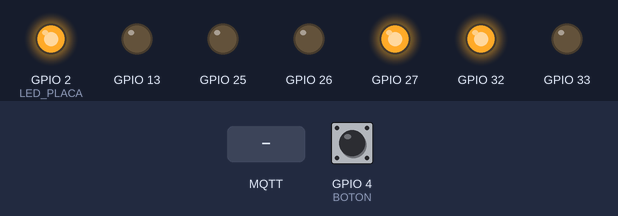
The sketch below on a simulated ESP32. On the bench: output pins drawn as LEDs (lit = HIGH). The inputs (shaded band) are chosen by the test bench; at power-on: GPIO 4 (BOTON) HIGH. WiFi joins after 1.5 s; servers stay silent unless stated; no MQTT or app messages arrive unless stated; what the sketch prints to the serial monitor is not drawn.

Above: at 3.8 s.
3.9 s: MQTT message "cerco" arrives on the first subscribed topic
At 5.1 s:
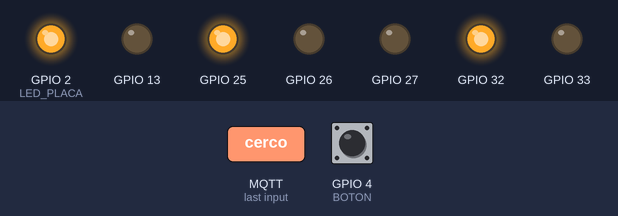
5.4 s: MQTT message "prioridad_b" arrives on the first subscribed topic
At 11.2 s:
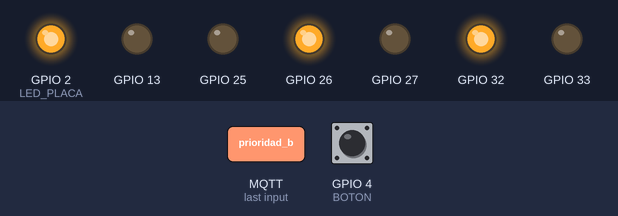
11.5 s: MQTT message "corredor" arrives on the first subscribed topic
At 12.1 s:
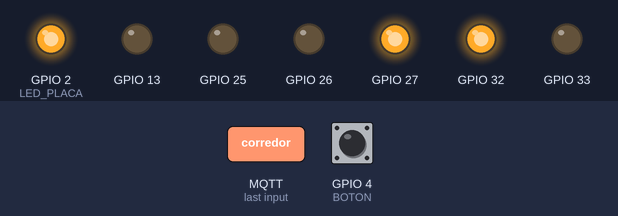
Timing chart, 0 to 14.0 s (numbered marks = the images above; inputs shaded):
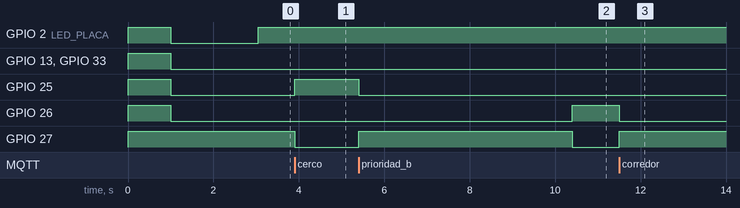

Measured:
- after the input at 3.9 s, GPIO 25: LOW → HIGH at once; GPIO 27: HIGH → LOW at once
- after the input at 5.4 s, GPIO 25: HIGH → LOW at once; GPIO 26: LOW → HIGH after 5.0 s; GPIO 27: LOW → HIGH at once, → LOW 5.0 s later
- after the input at 11.5 s, GPIO 13: stays LOW (without the input it goes to HIGH after 1.9 s); GPIO 25: stays LOW (without the input it goes to HIGH after 0.90 s); GPIO 26: HIGH → LOW after 0.00 s instead of 0.90 s; GPIO 27: LOW → HIGH at once; GPIO 32: stays HIGH (without the input it goes to LOW after 1.9 s)

The sketch:

esp32_cruce.ino
```cpp
// ============================================================
// SMA Movilidad y Seguridad CTG - Maqueta física (tareas 2.3 y 2.4)
// ESP32 DevKit V1: 1 cruce con 2 semáforos + botón de accidente
//
// Semáforo A = vía principal  |  Semáforo B = vía secundaria
// Modos (los ordena el Agente Semafórico por MQTT en sma/semaforo/cruce1):
//   "normal"   -> ciclo automático A/B
//   "corredor" -> corredor de emergencia: A en verde fijo, B en rojo
//   "cerco"    -> cerco de persecución: ambos en rojo
//   "prioridad_a" / "prioridad_b" -> desvío: verde largo (20 s) para A o para B
//   "peatonal" -> aglomeración: todo rojo de 8 s en cada cambio para que crucen los peatones
//   (por compatibilidad: "verde" = corredor, "rojo" = normal)
// Botón: publica "accidente" en sma/eventos/cruce1
// Estado: publica JSON en sma/estado/cruce1 cada vez que cambia una luz
// Librería: PubSubClient (de Nick O'Leary)
// ============================================================

#include <WiFi.h>
#include <PubSubClient.h>

// ---- CAMBIA ESTOS 3 DATOS ----
const char* WIFI_NOMBRE = "Familia Caraballo";
const char* WIFI_CLAVE  = "743125662";
const char* IP_BROKER   = "192.168.1.7";
// ------------------------------

const int   PUERTO_MQTT   = 1883;
const char* TEMA_ORDENES  = "sma/semaforo/cruce1";
const char* TEMA_EVENTOS  = "sma/eventos/cruce1";
const char* TEMA_ESTADO   = "sma/estado/cruce1";

// ---- Pines (ver tabla de conexiones) ----
const int A_ROJO = 25, A_AMARILLO = 26, A_VERDE = 27;   // Semáforo A (principal)
const int B_ROJO = 32, B_AMARILLO = 33, B_VERDE = 13;   // Semáforo B (secundaria)
const int BOTON  = 4;                                   // pulsador a GND
const int LED_PLACA = 2;                                // azul: encendido = conectado a MQTT

// ---- Tiempos del ciclo normal (milisegundos) ----
const unsigned long T_VERDE_A = 8000, T_VERDE_B = 6000;
const unsigned long T_AMARILLO = 2000, T_TODO_ROJO = 1000;

enum Luz { ROJO, AMARILLO, VERDE };
enum Modo { NORMAL, CORREDOR, CERCO, PRIORIDAD_A, PRIORIDAD_B, PEATONAL };

// Fases del ciclo normal: {luz A, luz B, duración}
struct Fase { Luz a; Luz b; unsigned long ms; };
const Fase CICLO[] = {
  {VERDE,    ROJO,     T_VERDE_A},
  {AMARILLO, ROJO,     T_AMARILLO},
  {ROJO,     ROJO,     T_TODO_ROJO},
  {ROJO,     VERDE,    T_VERDE_B},
  {ROJO,     AMARILLO, T_AMARILLO},
  {ROJO,     ROJO,     T_TODO_ROJO},
};
const int N_FASES = sizeof(CICLO) / sizeof(CICLO[0]);
// Planes de desvío (mismas 6 fases, otros tiempos)
const unsigned long MS_PRIORIDAD_A[] = {20000, 2000, 1000, 5000, 2000, 1000};
const unsigned long MS_PRIORIDAD_B[] = {5000, 2000, 1000, 20000, 2000, 1000};
const unsigned long MS_PEATONAL[]    = {8000, 2000, 8000, 6000, 2000, 8000};

unsigned long duracionFase(int f);

WiFiClient wifi;
PubSubClient mqtt(wifi);

Modo modo = NORMAL;
int fase = 0;
unsigned long inicioFase = 0;
Luz luzA = ROJO, luzB = ROJO;
bool primeraVez = true;

// Botón con antirrebote
bool ultimoBoton = HIGH;
unsigned long ultimoCambioBoton = 0;
unsigned long ultimoAccidente = 0;

const char* nombreLuz(Luz l)  { return l == VERDE ? "verde" : (l == AMARILLO ? "amarillo" : "rojo"); }
const char* nombreModo(Modo m) {
  switch (m) {
    case CORREDOR: return "corredor";
    case CERCO: return "cerco";
    case PRIORIDAD_A: return "prioridad_a";
    case PRIORIDAD_B: return "prioridad_b";
    case PEATONAL: return "peatonal";
    default: return "normal";
  }
}

unsigned long duracionFase(int f) {
  if (modo == PRIORIDAD_A) return MS_PRIORIDAD_A[f];
  if (modo == PRIORIDAD_B) return MS_PRIORIDAD_B[f];
  if (modo == PEATONAL)    return MS_PEATONAL[f];
  return CICLO[f].ms;
}

void encender(int r, int a, int v, Luz l) {
  digitalWrite(r, l == ROJO);
  digitalWrite(a, l == AMARILLO);
  digitalWrite(v, l == VERDE);
}

void publicarEstado() {
  char json[96];
  snprintf(json, sizeof(json), "{\"modo\":\"%s\",\"A\":\"%s\",\"B\":\"%s\"}",
           nombreModo(modo), nombreLuz(luzA), nombreLuz(luzB));
  if (mqtt.connected()) mqtt.publish(TEMA_ESTADO, json, true);   // retenido: el panel ve el último estado
  Serial.println(json);
}

void ponerLuces(Luz a, Luz b) {
  if (a == luzA && b == luzB && !primeraVez) return;
  primeraVez = false;
  luzA = a; luzB = b;
  encender(A_ROJO, A_AMARILLO, A_VERDE, a);
  encender(B_ROJO, B_AMARILLO, B_VERDE, b);
  publicarEstado();
}

bool esCiclico(Modo m) { return m == NORMAL || m == PRIORIDAD_A || m == PRIORIDAD_B || m == PEATONAL; }

void cambiarModo(Modo nuevo) {
  // entre modos cíclicos se conserva la fase (solo cambian los tiempos): el control adaptativo
  // del Agente Semafórico no reinicia el ciclo en cada decisión
  if (!(esCiclico(nuevo) && esCiclico(modo))) {
    fase = 0;
    inicioFase = millis();
  }
  modo = nuevo;
  Serial.print("Modo -> "); Serial.println(nombreModo(modo));
  primeraVez = true;   // fuerza publicar el estado aunque las luces no cambien
}

void actualizarSemaforos() {
  if (modo == CORREDOR) { ponerLuces(VERDE, ROJO); return; }
  if (modo == CERCO)    { ponerLuces(ROJO, ROJO);  return; }
  // Modo normal o de desvío: avanza el ciclo sin usar delay()
  if (millis() - inicioFase >= duracionFase(fase)) {
    fase = (fase + 1) % N_FASES;
    inicioFase = millis();
  }
  ponerLuces(CICLO[fase].a, CICLO[fase].b);
}

void revisarBoton() {
  bool lectura = digitalRead(BOTON);
  if (lectura != ultimoBoton && millis() - ultimoCambioBoton > 50) {
    ultimoCambioBoton = millis();
    ultimoBoton = lectura;
    // Se presionó (va a LOW) y no se repite antes de 3 s
    if (lectura == LOW && millis() - ultimoAccidente > 3000) {
      ultimoAccidente = millis();
      Serial.println("Botón: ACCIDENTE");
      if (mqtt.connected()) mqtt.publish(TEMA_EVENTOS, "accidente");
    }
  }
}

void alRecibirMensaje(char* tema, byte* datos, unsigned int largo) {
  String m;
  for (unsigned int i = 0; i < largo; i++) m += (char)datos[i];
  m.trim(); m.toLowerCase();
  Serial.print("Orden recibida: "); Serial.println(m);

  if (m == "corredor" || m == "verde")      cambiarModo(CORREDOR);
  else if (m == "cerco")                    cambiarModo(CERCO);
  else if (m == "normal" || m == "rojo")    cambiarModo(NORMAL);
  else if (m == "prioridad_a")              cambiarModo(PRIORIDAD_A);
  else if (m == "prioridad_b")              cambiarModo(PRIORIDAD_B);
  else if (m == "peatonal")                 cambiarModo(PEATONAL);
  else Serial.println("Orden desconocida");
}

void conectarWiFi() {
  Serial.print("Conectando al WiFi");
  WiFi.mode(WIFI_STA);
  WiFi.begin(WIFI_NOMBRE, WIFI_CLAVE);
  while (WiFi.status() != WL_CONNECTED) {
    actualizarSemaforos();      // los semáforos siguen funcionando mientras conecta
    delay(200);
    Serial.print(".");
  }
  Serial.print("\nWiFi OK. IP del ESP32: ");
  Serial.println(WiFi.localIP());
}

unsigned long ultimoIntentoMQTT = 0;
void conectarMQTT() {
  if (millis() - ultimoIntentoMQTT < 3000) return;   // reintenta cada 3 s sin bloquear
  ultimoIntentoMQTT = millis();
  Serial.print("Conectando a Mosquitto... ");
  if (mqtt.connect("esp32-cruce1")) {
    Serial.println("OK");
    mqtt.subscribe(TEMA_ORDENES);
    digitalWrite(LED_PLACA, HIGH);
    primeraVez = true;   // publica el estado actual apenas se conecta
  } else {
    Serial.print("falló (código "); Serial.print(mqtt.state()); Serial.println(")");
    digitalWrite(LED_PLACA, LOW);
  }
}

void setup() {
  Serial.begin(115200);
  int salidas[] = {A_ROJO, A_AMARILLO, A_VERDE, B_ROJO, B_AMARILLO, B_VERDE, LED_PLACA};
  for (int p : salidas) { pinMode(p, OUTPUT); digitalWrite(p, LOW); }
  pinMode(BOTON, INPUT_PULLUP);

  // Prueba de luces al encender: todas prenden 1 segundo
  for (int p : salidas) digitalWrite(p, HIGH);
  delay(1000);
  for (int p : salidas) digitalWrite(p, LOW);

  inicioFase = millis();
  conectarWiFi();
  mqtt.setServer(IP_BROKER, PUERTO_MQTT);
  mqtt.setCallback(alRecibirMensaje);
}

void loop() {
  if (WiFi.status() != WL_CONNECTED) conectarWiFi();
  if (!mqtt.connected()) { digitalWrite(LED_PLACA, LOW); conectarMQTT(); }
  mqtt.loop();
  revisarBoton();
  actualizarSemaforos();
}
```
